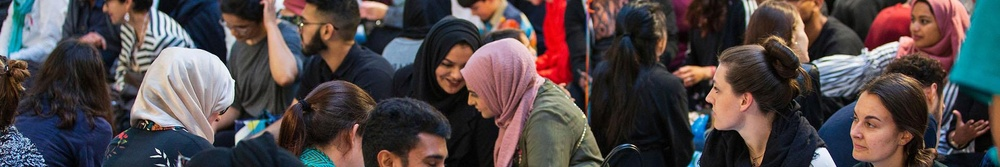
#> input picture kmean/banner-image-human-rights-pages-november-2018_8.jpg, 1000 x 167 px, shrunk from 1920 x 320 before the run
$ python color.py
#> lines starting #> are read from the running program, lines starting #| are printed output that depends on the picture
import operator
import random
from collections import Counter
from math import sqrt, floor

from PIL import Image

# IMAGE_LOCATION = "images.jpeg"
IMAGE_LOCATION = "banner-image-human-rights-pages-november-2018_8.jpg"
OUTPUT_IMAGE_NAME = "output_image.png"

colors = 'colors.txt'
OUTPUT_IMAGE = []
# change as per need
color_count = int(input("Enter Color Count: "))
#> the answer given: 3
MY_HASH_LIST = {}

COLOR_ARRAY = [0] * (256 ** 3)
skinCount = nonSkinCount = 0


def distance(point1, point2):
    return sqrt((point1[0] - point2[0]) ** 2 + (point1[1] - point2[1]) ** 2 + (point1[2] - point2[2]) ** 2)


def closestPoint(point, centers):
    min = 500
    closestPoint = ()
    for center in centers:
        dist = distance(point, center)
        if dist < min:
            min = dist
            closestPoint = center
    return closestPoint


def midPoint(points):
    x, y, z = 0, 0, 0
    for point in points:
        x += point[0]
        y += point[1]
        z += point[2]
    return floor(x / len(points)), floor(y / len(points)), floor(z / len(points))


def medPoint(points):
    counter = dict(Counter(points))
    return max(counter, key=counter.get)


def groupPoints(centers):
    groups = {}
    for point in list(MY_HASH_LIST.keys()):
        # print(point)
        if point is not None:
            key = closestPoint(point, centers)
            # print(key)
            if key in groups:
                groups[key].extend([point] * MY_HASH_LIST[point])
                # groups[key].append(point)
            else:
                groups[key] = [point] * MY_HASH_LIST[point]
            # print(groups)
    return groups


im = Image.open(IMAGE_LOCATION, "r")
#> im is the input picture: PIL image 1000x167 RGB; mean R, G, B 80.9, 71.6, 72.8
image_rgb_list = list(im.getdata())
#> image_rgb_list = 167000 items
# print(image_rgb_list)
for j in range(len(image_rgb_list)):
    r, g, b = image_rgb_list[j]
    # idx = 255*255*r + 255*g + b
    if image_rgb_list[j] in MY_HASH_LIST:
        MY_HASH_LIST[image_rgb_list[j]] += 1
    else:
        MY_HASH_LIST[image_rgb_list[j]] = 1
#> this loop made 167000 passes
#> (r, g, b) on passes 1 to 3: (25, 31, 53), (23, 30, 48), (24, 30, 44)
#> after the loop, MY_HASH_LIST = 78622 items
# print(MY_HASH_LIST)
with open(colors, 'w') as f:
    f.write(str(MY_HASH_LIST))

centers = random.sample(list(MY_HASH_LIST.keys()), color_count)
#> centers = [(75, 41, 29), (211, 138, 85), (151, 125, 124)]

print(centers)
#| [(75, 41, 29), (211, 138, 85), (151, 125, 124)]
groups = groupPoints(centers)
#> the loop in groupPoints, `for point in list(MY_HASH_LIST.keys()):` made 78622 passes
#> (point, key) on passes 1 to 12: ((25, 31, 53), (75, 41, 29)), ((23, 30, 48), (75, 41, 29)), ((24, 30, 44), (75, 41, 29)), ((24, 33, 42), (75, 41, 29)), ((26, 36, 48), (75, 41, 29)), ((30, 42, 54), (75, 41, 29)), ((38, 47, 64), (75, 41, 29)), ((40, 47, 65), (75, 41, 29)), ((37, 43, 59), (75, 41, 29)), ((43, 46, 65), (75, 41, 29)), ((37, 35, 57), (75, 41, 29)), ((86, 105, 122), (151, 125, 124))
#> after the loop in groupPoints, `for point in list(MY_HASH_LIST.keys()):`: groups = 3 items
#> groups = 3 items
centersOld = centers
#> centersOld = [(75, 41, 29), (211, 138, 85), (151, 125, 124)]
centers = []
for key in groups:
    # centers.append(midPoint(groups[key]))
    centers.append(medPoint(groups[key]))
#> this loop made 3 passes
#> after the loop, centers = [(16, 16, 16), (1, 128, 135), (169, 104, 62)]
print(centers)
#| [(16, 16, 16), (1, 128, 135), (169, 104, 62)]
while distance(centers[0], centersOld[0]) > 1 and distance(centers[len(centers) - 1], centersOld[len(centers) - 1]) > 1:
    groups = groupPoints(centers)
    centersOld = centers
    centers = []
    for key in groups:
        # centers.append(midPoint(groups[key]))
        centers.append(medPoint(groups[key]))
        # print(key)
    print(centers)
#> this loop made 1 pass
#| [(16, 16, 16), (1, 128, 135), (85, 90, 84)]

for rgb in image_rgb_list:
    OUTPUT_IMAGE.append(closestPoint(rgb, centers))
#> this loop made 167000 passes

im.putdata(OUTPUT_IMAGE)
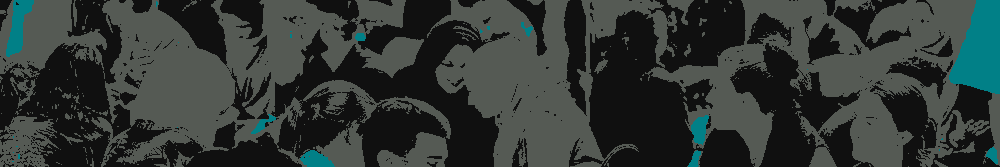
#> im: PIL image 1000x167 RGB; mean R, G, B 49.7, 56.3, 53.6
im.save(OUTPUT_IMAGE_NAME)
